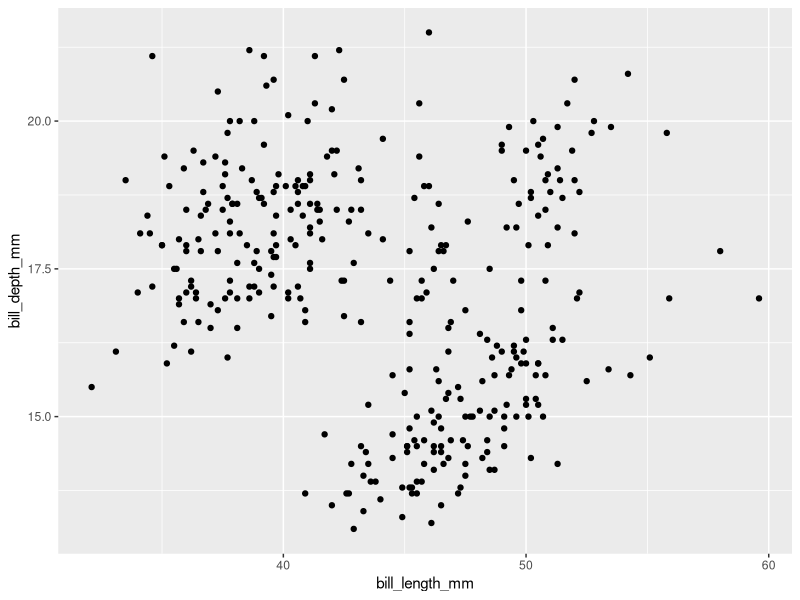
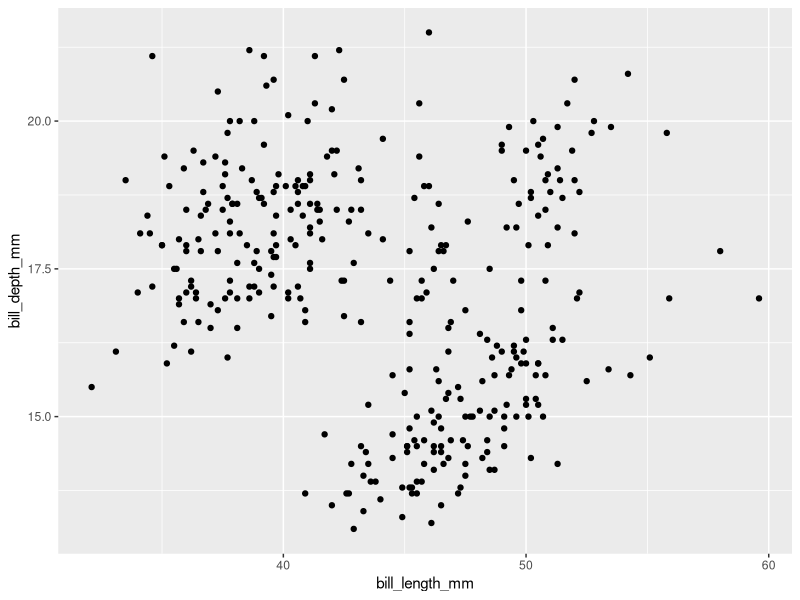
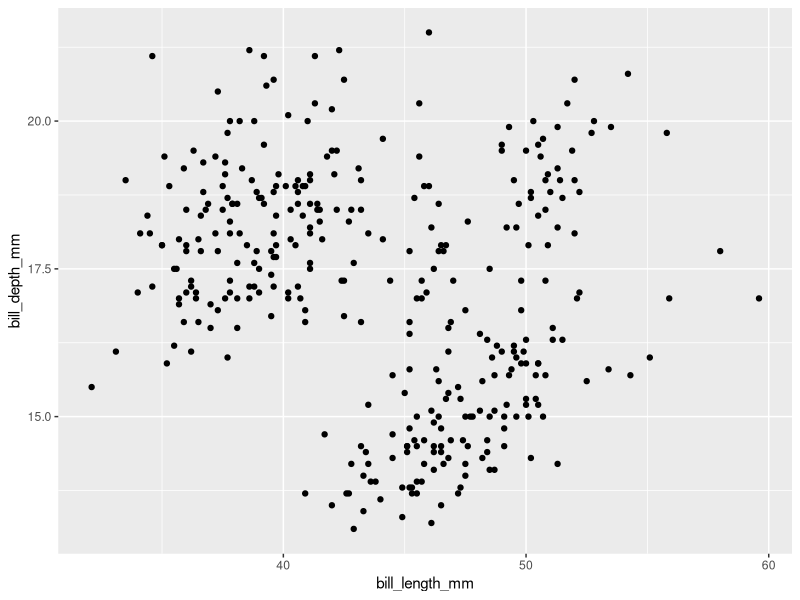
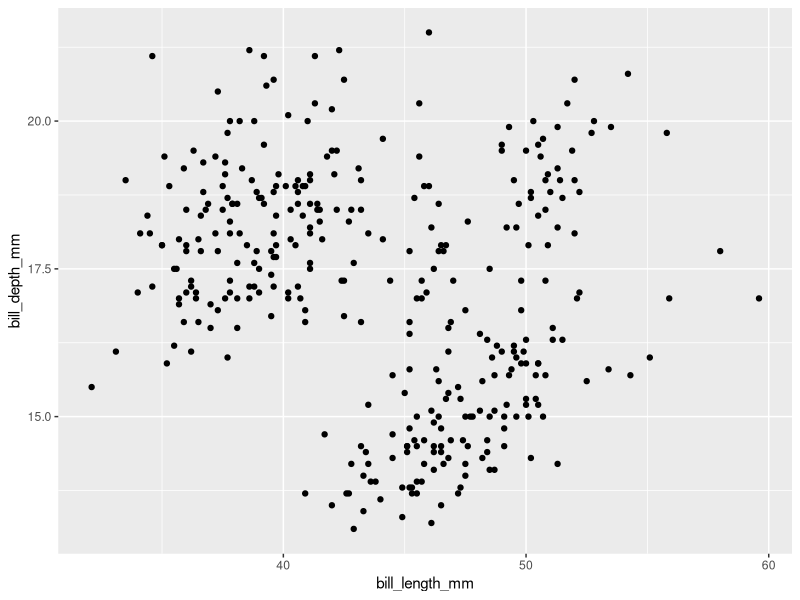
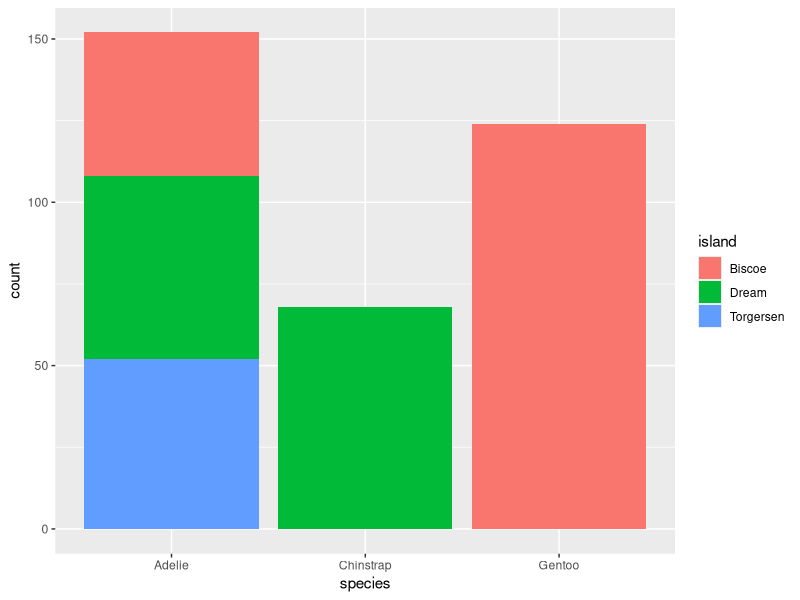
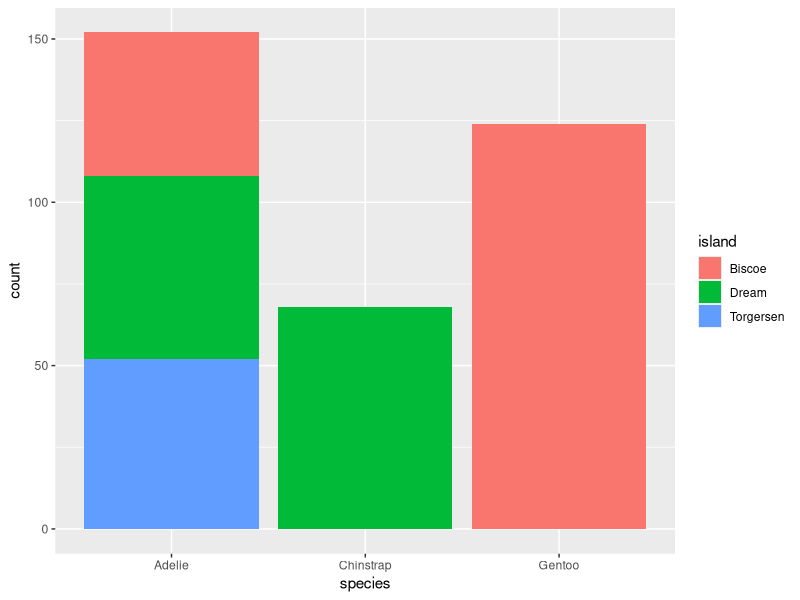
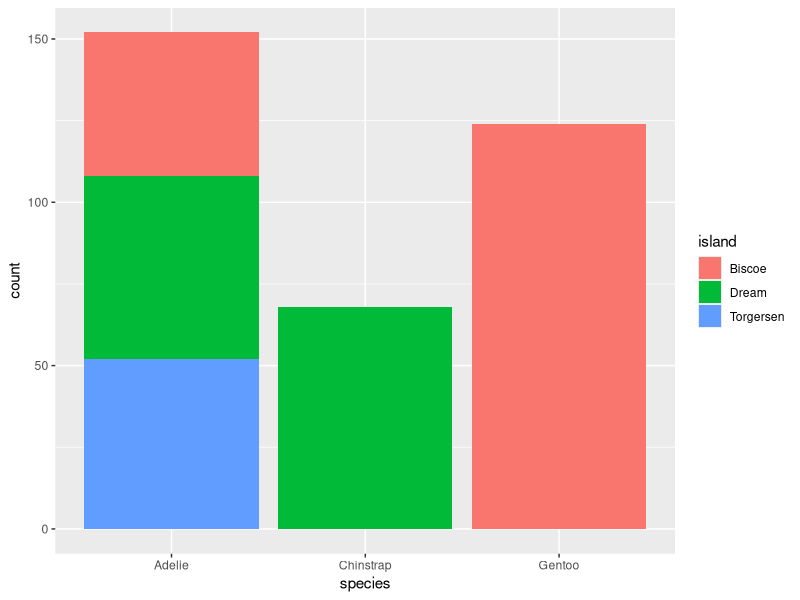
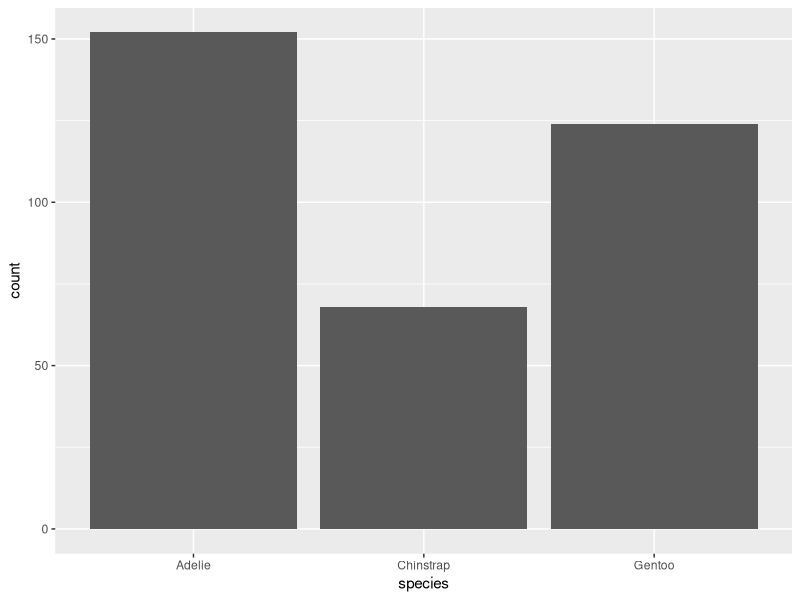

The R script that drew these images, in order:
## ---- chunk 1
#| eval: true
#| echo: true
#| message: false
#| warning: false
# load packages ----
library(tidyverse)
library(palmerpenguins)
## ---- chunk 2
# create some untidy temperature data ----
temp_data_wide <- tribble(
  ~date, ~station1, ~station2,  ~station3,
  "2023-10-01", 30.1, 29.8,  31.2,
  "2023-11-01", 28.6, 29.1,  33.4,
  "2023-12-01", 29.9, 28.5,  32.3
)

# print it out ----
print(temp_data_wide)
## ---- chunk 3
# convert data from wide > long ----
temp_data_long <- temp_data_wide |> 
  pivot_longer(cols = starts_with("station"),
               names_to = "station_id",
               values_to = "temp_c")

# print it out ----
print(temp_data_long)
## ---- chunk 4
#| warning: false
#..........scatterplott with custom categorical colors...........
## ---- chunk 5
#| warning: false
#...........scatterplott with custom continuous colors...........
ggplot(penguins, aes(x = bill_length_mm, y = bill_depth_mm)) + 
  geom_point()
## ---- chunk 6
#| warning: false
#................scatter plot with all blue points...............
ggplot(penguins, aes(x = bill_length_mm, y = bill_depth_mm)) + 
  geom_point()
## ---- chunk 7
#| warning: false
#| message: false
#..............create a separate penguins_summary df.............
penguins_summary <- penguins |>
  drop_na() |> 
  group_by(species) |> 
  summarize(
    mean_bill_length_mm = mean(bill_length_mm),
    mean_bill_depth_mm = mean(bill_depth_mm)
  )

#..........create ggplot with layers from different dfs..........
## ---- chunk 8
#| warning: false
#| message: false
#.............scatterplot with lms fitted to species.............
ggplot(penguins, aes(x = bill_length_mm, y = bill_depth_mm)) +
  geom_point()
## ---- chunk 9
#| warning: false
#| message: false
#..........scatterplot with lm fitted to entire data set.........
ggplot(penguins, aes(x = bill_length_mm, y = bill_depth_mm)) +
  geom_point()
## ---- chunk 10
#| warning: false
#........filter for Gentoo penguins, then pipe into ggplot.......
## ---- chunk 11
#| warning: false
#...................bar plot with default stat...................
## ---- chunk 12
#| warning: false

#........................new summarized df.......................
penguin_summary <- penguins |> 
  count(species) 

#..create bar heights based on `identity` of values in `n` col...
## ---- chunk 13
#| warning: false
#........................default position........................
## ---- chunk 14
#| warning: false
#..........................position fill.........................
ggplot(penguins, aes(x = species, fill = island)) +
  geom_bar() 
## ---- chunk 15
#| warning: false
#.........................position dodge.........................
ggplot(penguins, aes(x = species, fill = island)) +
  geom_bar() 
## ---- chunk 16
#| warning: false
#.......................position functions.......................
ggplot(penguins, aes(x = species, fill = island)) +
  geom_bar() 
## ---- chunk 17
#| warning: false
#....................default coordinate system...................
ggplot(penguins, aes(x = species)) +
  geom_bar()
## ---- chunk 18
#| warning: false
#............................flip axes...........................
ggplot(penguins, aes(x = species)) +
  geom_bar()
## ---- chunk 19
#| warning: false
#........................polar coordinates.......................
ggplot(penguins, aes(x = species)) +
  geom_bar()
## ---- chunk 20
#| warning: false
#..................premade theme + custom theme..................
ggplot(penguins, aes(x = species)) +
  geom_bar()
## ---- chunk 21
#| warning: false
#| message: false
#......................labels & facet wrap.......................
